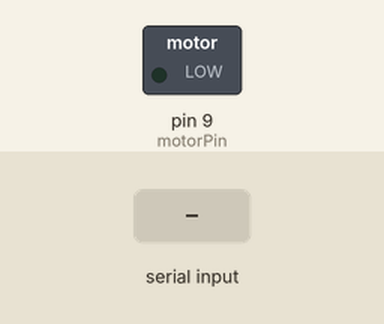
Bench run of a sketch on a simulated Arduino Uno, built with avr-gcc and run on an emulated ATmega328P. On the bench: switched loads named in the sketch (green lamp = pin HIGH). Dashed ring = blinking. The inputs (shaded band) are chosen by the test bench.

Above: at 1.2 s.
1.3 s: "S90\n" received over Serial
At 1.75 s:
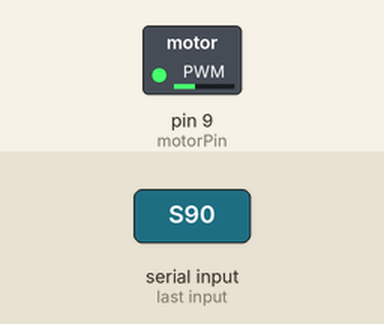
4.3 s: "90,45\n" received over Serial
Timing chart, 0 to 7.3 s (numbered marks = the images above; inputs shaded):
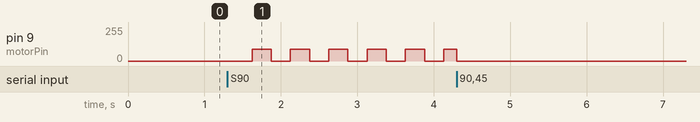

Measured:
- after the input at 1.3 s, pin 9 (motorPin): alternates 89/255 for 0.25 s and 0/255 for 0.25 s, starting after 0.32 s

The sketch:

Click_Receiver_Wave.ino
```cpp
// 아두이노 코드
const int motorPin = 9; // 진동 모터 핀 번호
int strength = 0;       // 진폭 (0-255)
char pattern;           // 패턴 코드
unsigned long previousMillis = 0; // 이전 시간 추적
int waveIndex = 0;      // 파동 단계

// 패턴별 주기 및 설정
const int waveResolution = 100; // 한 주기의 분할 수 (진동 품질 향상)
const int wavePeriods[8] = {500, 300, 200, 400, 600, 250, 700, 150}; // 각 패턴의 주기(ms)

void setup() {
  pinMode(motorPin, OUTPUT);
  Serial.begin(115200); // 시리얼 통신 초기화
}

void loop() {
  if (Serial.available() > 0) {
    String input = Serial.readStringUntil('\n'); // 파이썬에서 전송된 명령 읽기
    if (input.length() > 1) {
      pattern = input.charAt(0); // 패턴 코드
      strength = input.substring(1).toInt(); // 진폭
    }
  }

  unsigned long currentMillis = millis();
  int period = getPatternPeriod(pattern); // 패턴의 주기 가져오기
  if (currentMillis - previousMillis >= period / waveResolution) {
    previousMillis = currentMillis;

    // 파동 생성 (사인파 기반)
    float angle = (waveIndex / float(waveResolution)) * 2 * PI;
    int waveValue = int(strength * (sin(angle) + 1) / 2); // 사인파 진폭 계산

    analogWrite(motorPin, waveValue); // 진동 출력
    waveIndex = (waveIndex + 1) % waveResolution;
  }
}

// 패턴에 따라 주기 반환
int getPatternPeriod(char pattern) {
  switch (pattern) {
    case 'S': return wavePeriods[0]; // Single
    case 'D': return wavePeriods[1]; // Double
    case 'H': return wavePeriods[2]; // Hold
    case 'B': return wavePeriods[3]; // Burst
    case 'W': return wavePeriods[4]; // Wave
    case 'P': return wavePeriods[5]; // Pulse
    case 'R': return wavePeriods[6]; // Random
    case 'T': return wavePeriods[7]; // Stutter
    default: return 500; // 기본값
  }
}
```
